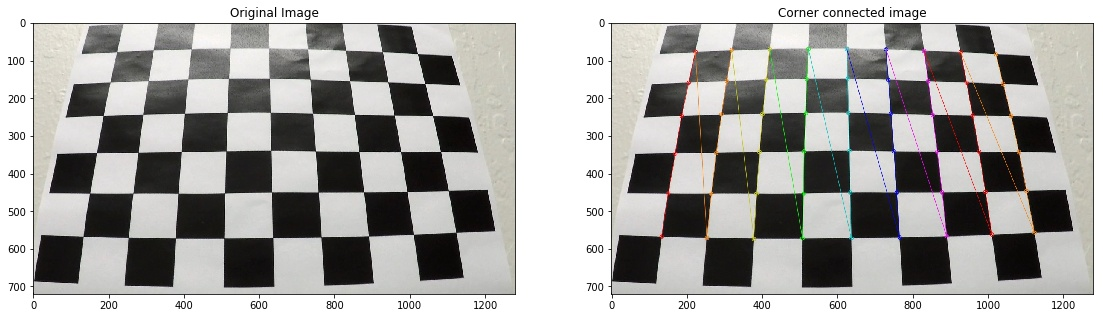
#> input picture examples/chessboard.jpg, 1103 x 318 px
$ python -i thresholding.py   (imports and definitions only)   (older library calls are emulated)
#> lines starting #> are read from the running program, lines starting #| are printed output that depends on the picture
import numpy as np
import cv2


def gradient_thresh(img, orient="x", sobel_kernel=3, thresh=(20, 100)):
#> called with orient = 'x', sobel_kernel = 3, thresh = (20, 100)
    if (len(img.shape) == 3):
        gray = cv2.cvtColor(img, cv2.COLOR_RGB2GRAY)
    else:
        gray = img
    if orient == 'x':
        abs_sobel = np.absolute(cv2.Sobel(gray, cv2.CV_64F, 1, 0, ksize = sobel_kernel))
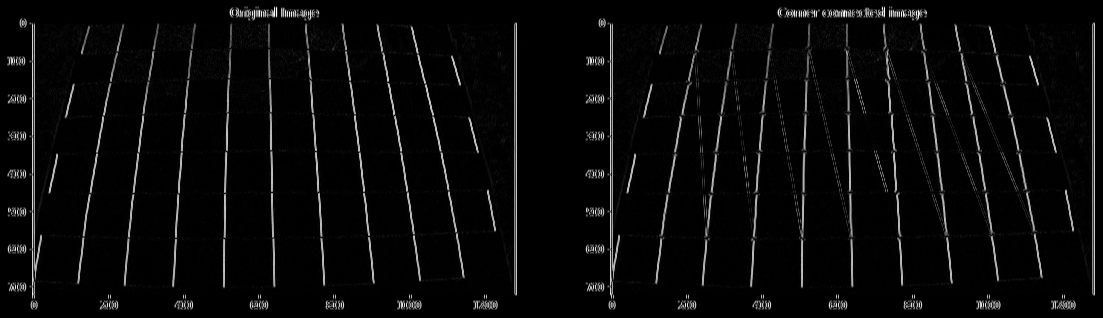
#> abs_sobel: shape (318, 1103) float64; min 0, max 1020, mean 39.2; drawn with min black and max white
    if orient == 'y':
        abs_sobel = np.absolute(cv2.Sobel(gray, cv2.CV_64F, 0, 1, ksize = sobel_kernel))
    abs_sobel = np.absolute(abs_sobel)
    """
    It's not entirely necessary to convert to 8-bit (range from 0 to 255)
    but in practice, it can be useful in the event that we've written a
    function to apply a particular threshold, and if we want it to work the
    same on input images of different scales, like jpg vs. png.
    we could just as well choose a different standard range of values,
    like 0 to 1 etc.
    """
    scaled_sobel = np.uint8(255 * abs_sobel/np.max(abs_sobel))
    binary_output = np.zeros_like(gray)
    binary_output[(scaled_sobel >= thresh[0]) & (scaled_sobel <= thresh[1])] = 1
    return binary_output


def mag_thresh(img, sobel_kernel=3, mag_thresh=(0, 255)):
    if (len(img.shape) == 3):
        gray = cv2.cvtColor(img, cv2.COLOR_RGB2GRAY)
    else:
        gray = img
    sobelx = cv2.Sobel(gray, cv2.CV_64F, 1, 0, ksize = sobel_kernel)
    sobely = cv2.Sobel(gray, cv2.CV_64F, 0, 1, ksize = sobel_kernel)
    gradmag = np.sqrt(sobelx**2 + sobely**2)
    scale_factor = np.max(gradmag)/255
    gradmag = (gradmag/scale_factor).astype(np.uint8)
    binary_output = np.zeros_like(gradmag)
    binary_output[(gradmag >= mag_thresh[0]) & (gradmag <= mag_thresh[1])] = 1
    return binary_output


# Define a function to threshold an image for a given range and Sobel kernel
def dir_threshold(img, sobel_kernel=3, thresh=(0, np.pi/2)):
    gray = cv2.cvtColor(img, cv2.COLOR_RGB2GRAY)
    sobelx = cv2.Sobel(gray, cv2.CV_64F, 1, 0, ksize=sobel_kernel)
    sobely = cv2.Sobel(gray, cv2.CV_64F, 0, 1, ksize=sobel_kernel)
    absgraddir = np.arctan2(np.absolute(sobely), np.absolute(sobelx))
    binary_output =  np.zeros_like(absgraddir)
    binary_output[(absgraddir >= thresh[0]) & (absgraddir <= thresh[1])] = 1
    return binary_output


def custom_color_threshold(img, s_thresh=(0, 255), v_thresh=(0, 255)):
    hls = cv2.cvtColor(img, cv2.COLOR_RGB2HLS)
    s = hls[:, :, 2]
    s_binary = np.zeros_like(s)
    s_binary[(s >= s_thresh[0]) & (s <= s_thresh[1])] = 1

    hsv = cv2.cvtColor(img, cv2.COLOR_RGB2HSV)
    v = hsv[:, :, 2]
    v_binary = np.zeros_like(s)
    v_binary[(v >= v_thresh[0]) & (s <= v_thresh[1])] = 1

    out = np.zeros_like(v)
    out[(s == 1) & (v == 1)] = 1
    return out

>>> import cv2
>>> picture = cv2.cvtColor(cv2.imread('examples/chessboard.jpg'), cv2.COLOR_BGR2RGB)
>>> result = gradient_thresh(picture)
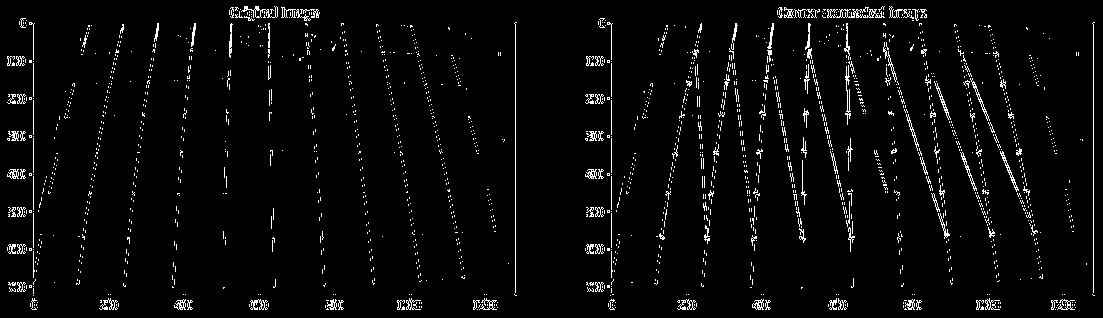
#> result: shape (318, 1103); values 0 (black) and 1 (white), 3.5% white in thin lines or dots

$ run again, on examples/lane-drawn.jpg
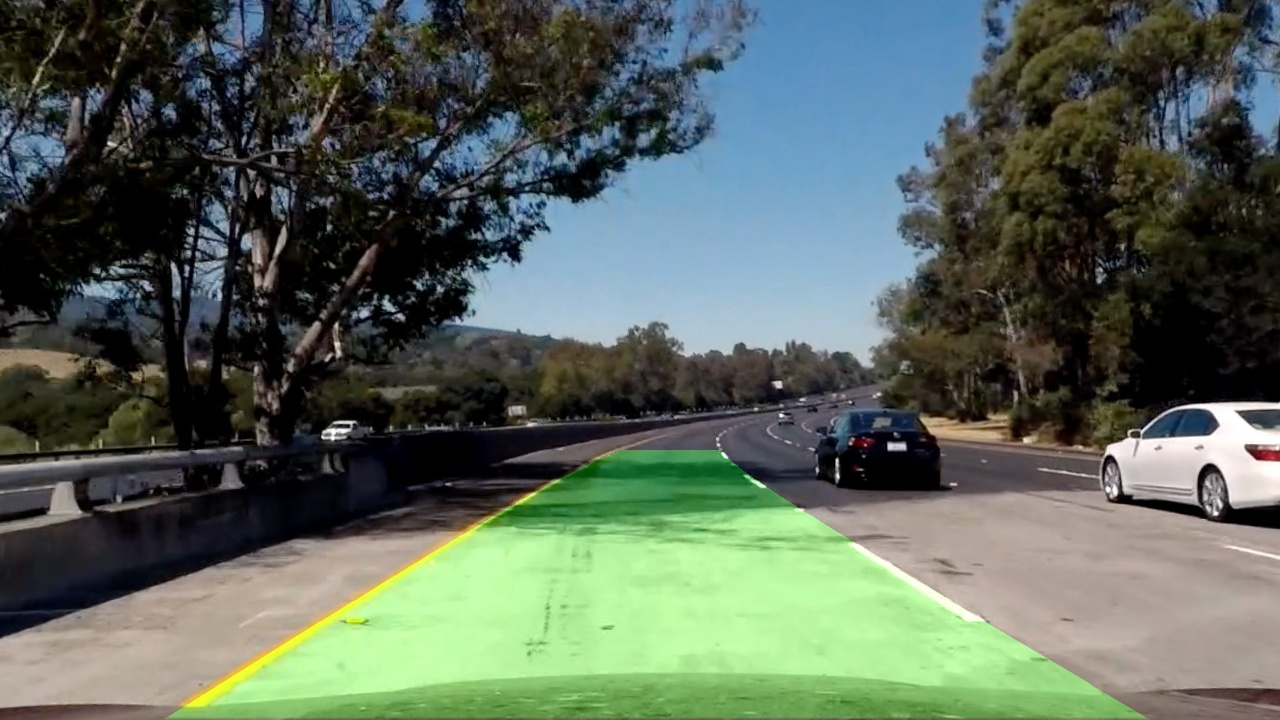
#> input picture examples/lane-drawn.jpg, 1280 x 720 px
#> in gradient_thresh, `gray = cv2.cvtColor(img, cv2.COLOR_RGB2GRAY)`:
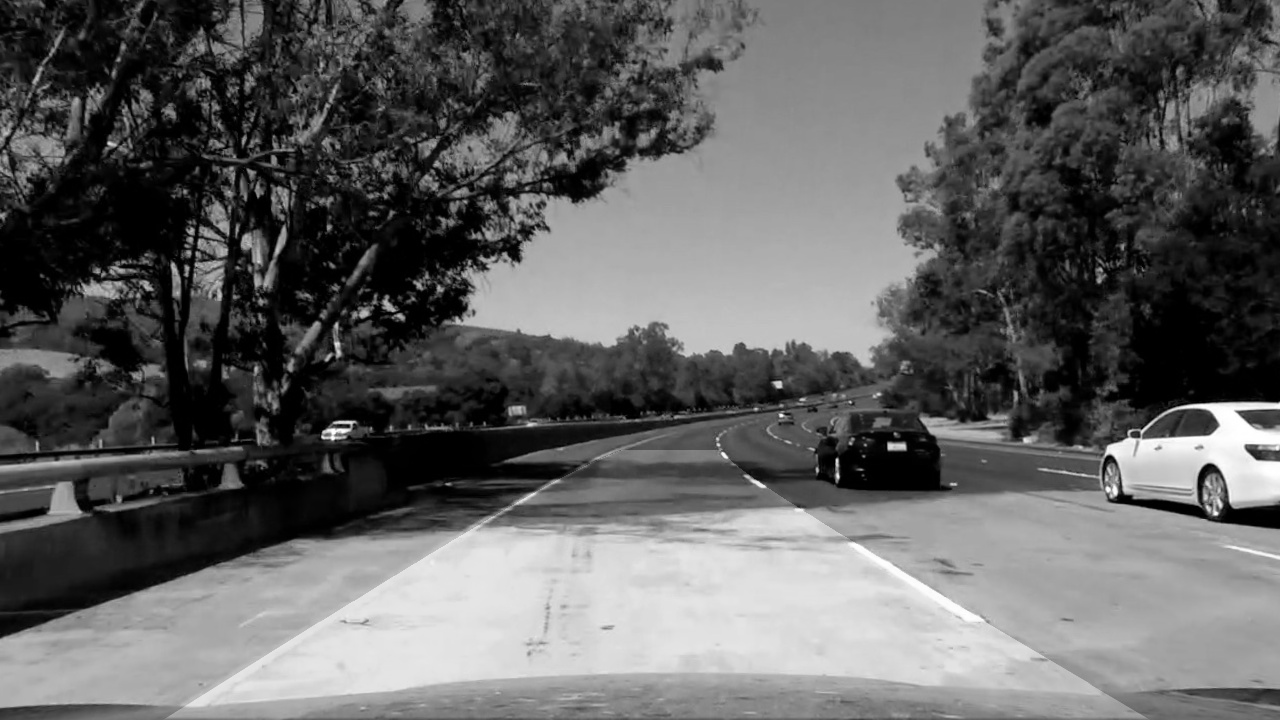
#> gray: shape (720, 1280); min 0, max 255, mean 97.4
#> `result = gradient_thresh(picture)`:
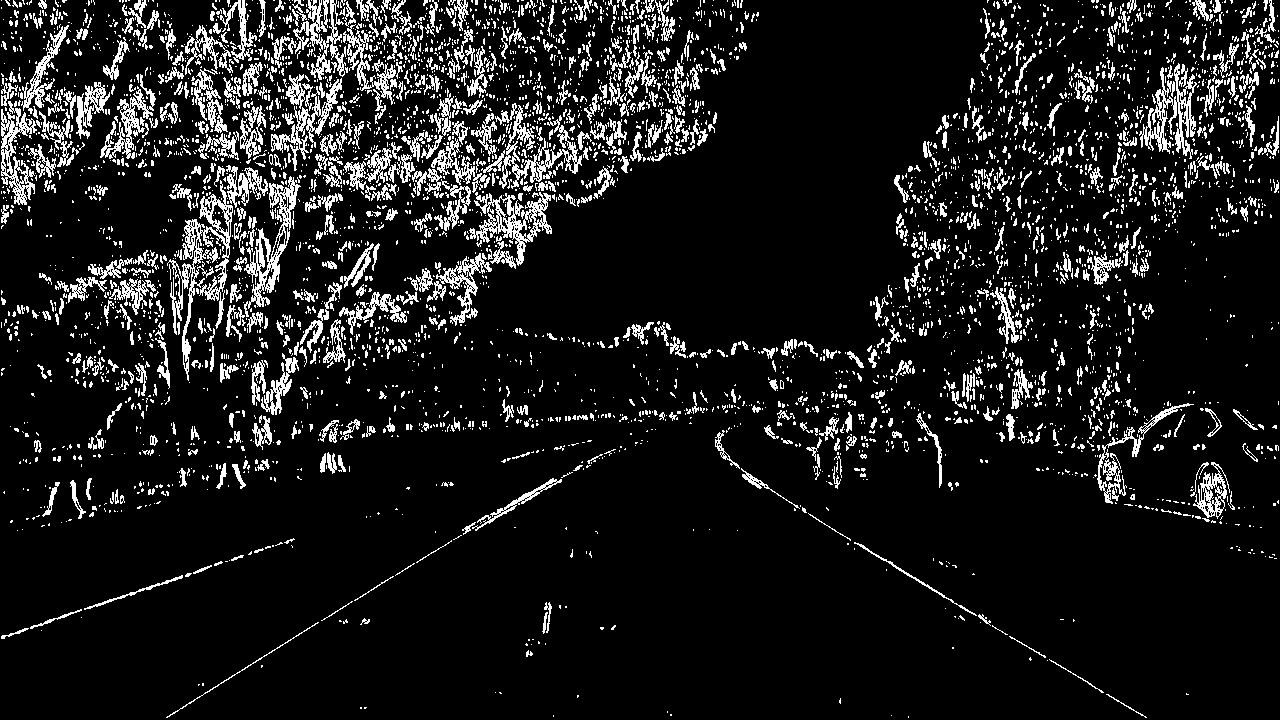
#> result: shape (720, 1280); values 0 (black) and 1 (white), 10.7% white in thin lines or dots

$ run again, on examples/undistorted.jpg
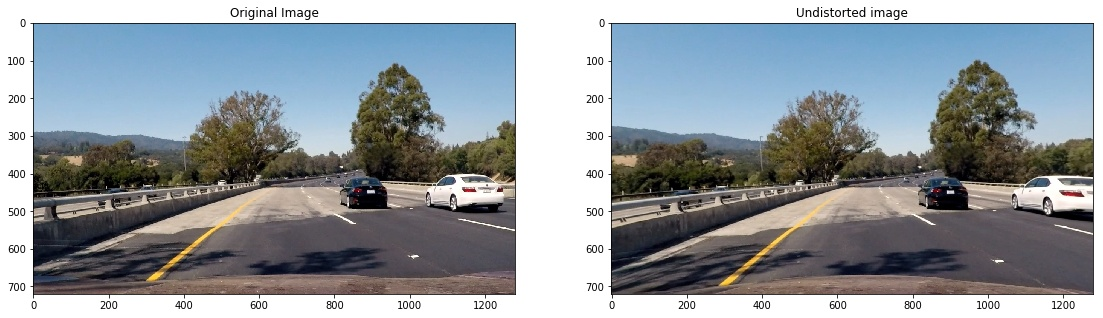
#> input picture examples/undistorted.jpg, 1103 x 318 px
#> in gradient_thresh, `gray = cv2.cvtColor(img, cv2.COLOR_RGB2GRAY)`:
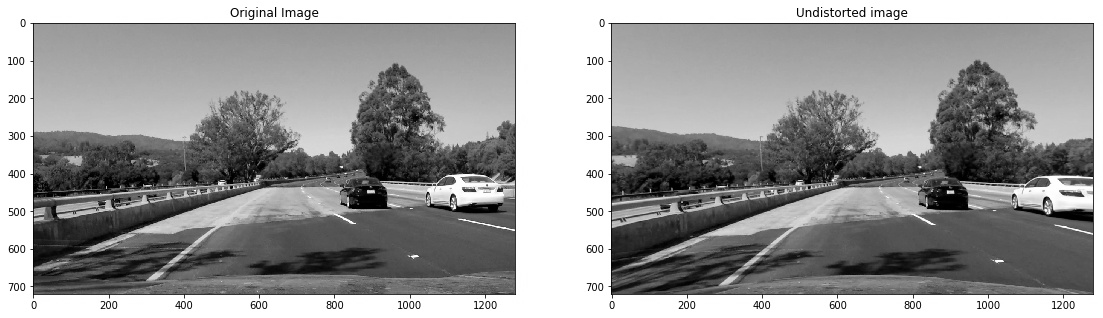
#> gray: shape (318, 1103); min 0, max 255, mean 152
#> `result = gradient_thresh(picture)`:
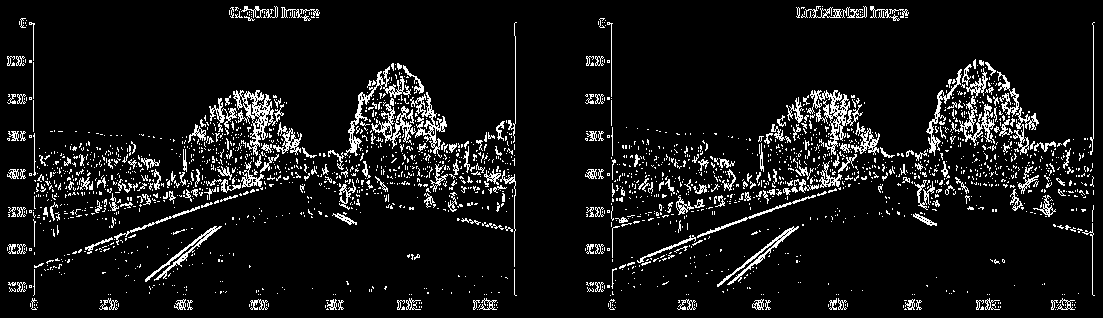
#> result: shape (318, 1103); values 0 (black) and 1 (white), 8.3% white in thin lines or dots
